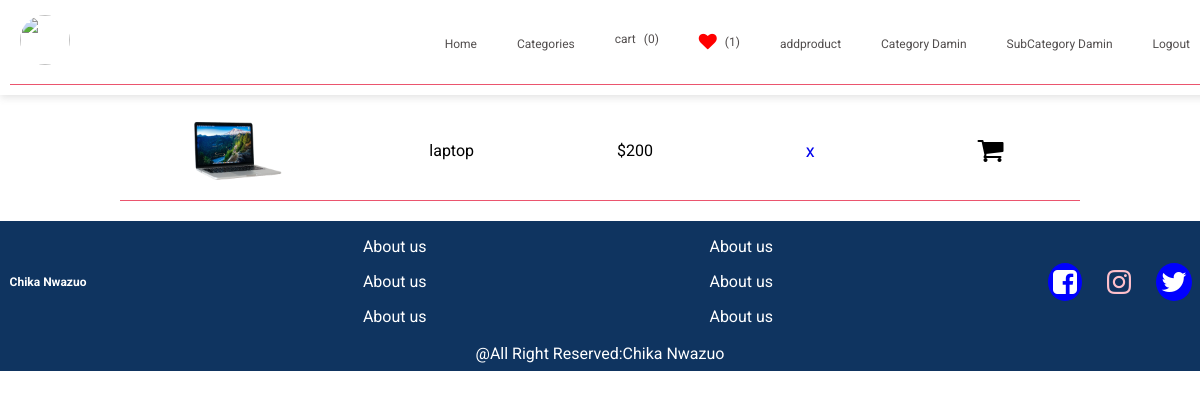
Before: /mywishlist (signed in) with the older database file.
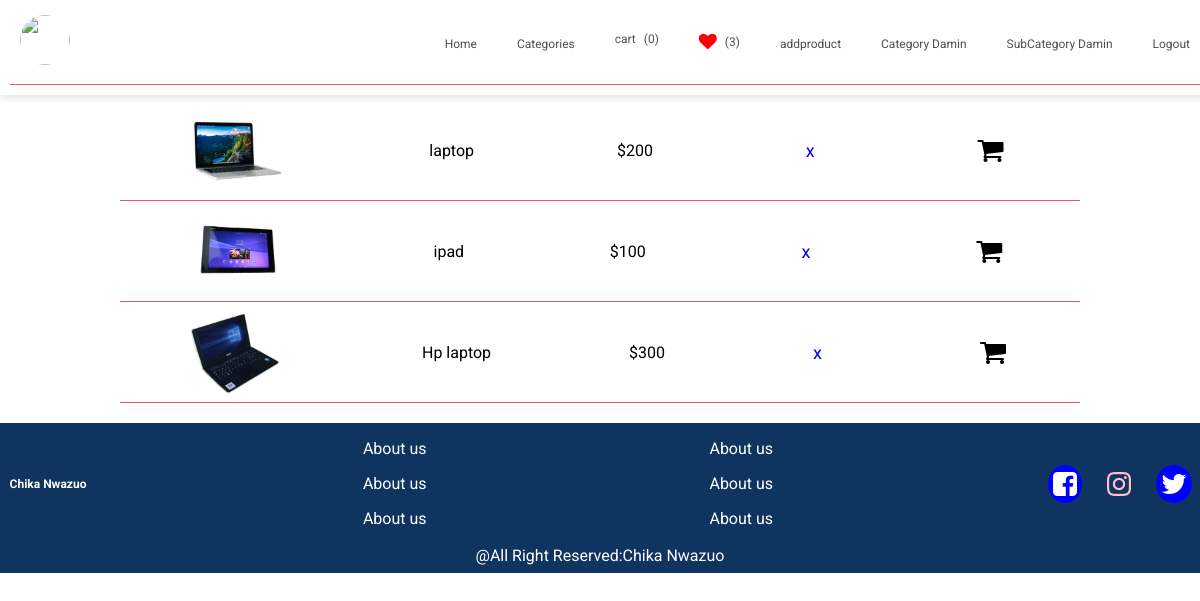
After: the same page with the newer database file.
### adminapp/models.py (models this page shows, shortened)
class Wishlist(models.Model):
      product_id=models.ForeignKey(Product,related_name='products',on_delete=models.CASCADE)
      user=models.ForeignKey(User,related_name='user', on_delete=models.CASCADE)

class Product(models.Model):
      name=models.CharField(max_length=255)
      price=models.PositiveIntegerField()
      category=models.ForeignKey(Subcategory,related_name='category',on_delete=models.CASCADE)
      keywords=models.TextField()
      description=models.TextField()
      image=models.ImageField(upload_to='image')
      views=models.IntegerField(default=0)

### commapp/views.py (the view)
# urls.py: path('mywishlist',views.mywishlist.as_view(),name='mywishlist'),
class mywishlist(View):
    def get(self,request):
        if request.user.is_authenticated:
            getuserwishlist=Wishlist.objects.filter(user=request.user)
            context={'getuserwishlist':getuserwishlist,'title':'My Wishlist'}
            return render(request,'pages/mywishlist.html',context)
        else:
            return redirect('addminapp:login')

### commapp/context_processors.py (called while the page is built)
def category(request):
	category=Category.objects.all()
	categorytopbar=Category.objects.filter(categories__isnull=False).distinct()
	subcategory=Subcategory.objects.all()
	if request.user.is_authenticated:
		getwishlist=Wishlist.objects.filter(user=request.user).count()
		countcart=Cart.objects.filter(users=request.user).count()
	else:
		getwishlist=0
		countcart=0
	return{'category':category,'subcategory':subcategory,'categorytopbar':categorytopbar,'getwishlist':getwishlist,'countcart':countcart}

### commapp/templates/pages/mywishlist.html (shortened to what this page needs)
{% extends 'layout/based.html' %}
{% block content %}
<div class="mywishlistpage">
	<div class="wishlistitems">
		{% for w in getuserwishlist %}
			<div class="wishlistdata">
				<img src="{{w.product_id.image.url}}" alt="">
				<h1>{{w.product_id.name}}</h1>
				<h1>${{w.product_id.price}}</h1>
				<a href="{% url 'commapp:deletewishlist' w.id %}" class="removewishlist">x</a>
				<a href="{% url 'commapp:addtocart' w.product_id.id %}"><i class="fa fa-shopping-cart" style="font-size:28px;color:black"></i></a>
			</div>
		{% endfor %}
	</div>
</div>
{% endblock  %}

Changed rows visible on the page:
added Wishlist: product_id.image (picture), product_id.name "ipad", product_id.price "100"
added Wishlist: product_id.image (picture), product_id.name "Hp laptop", product_id.price "300"
Other visible differences:
{{ getwishlist }}: "1" → "3"
